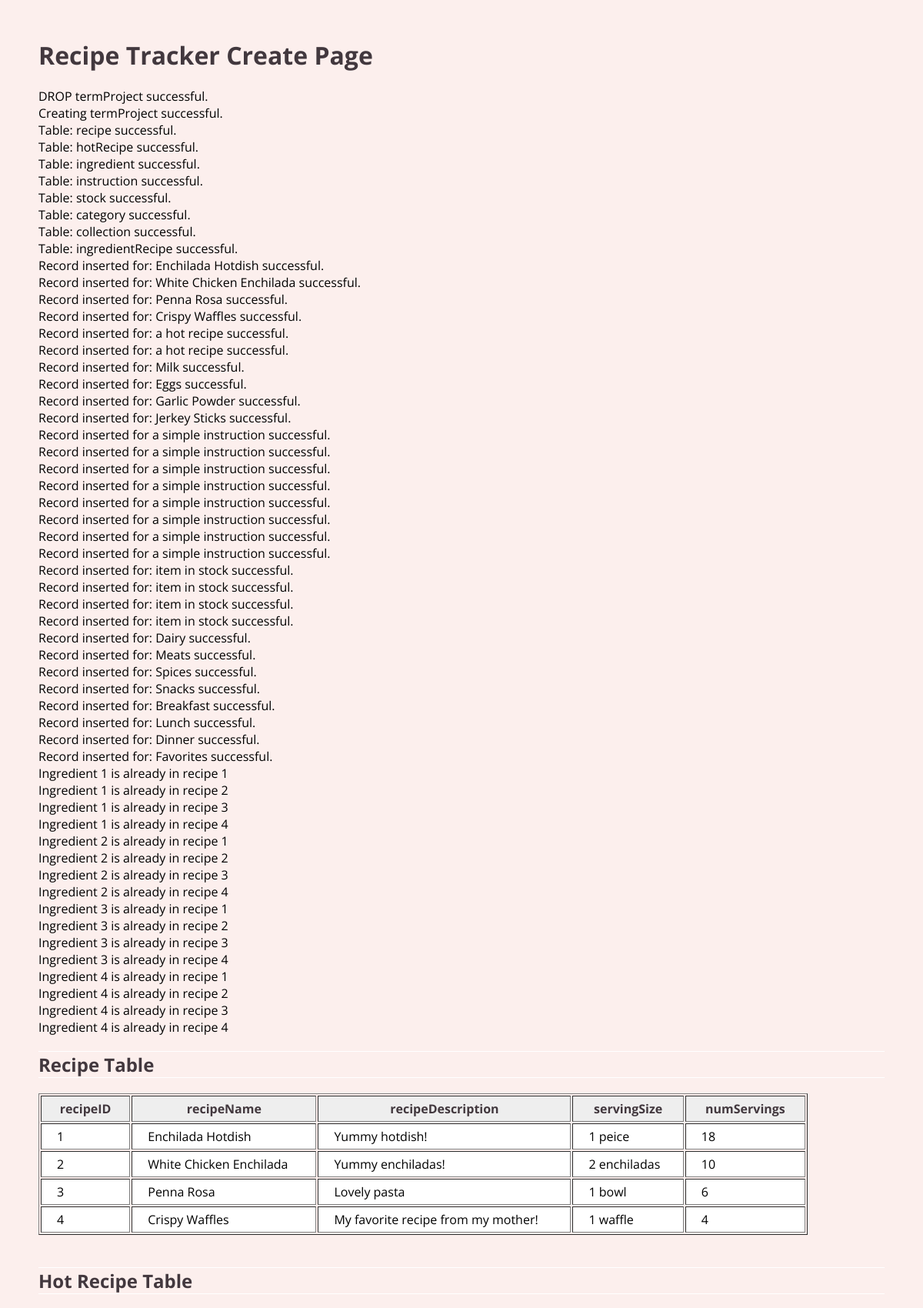
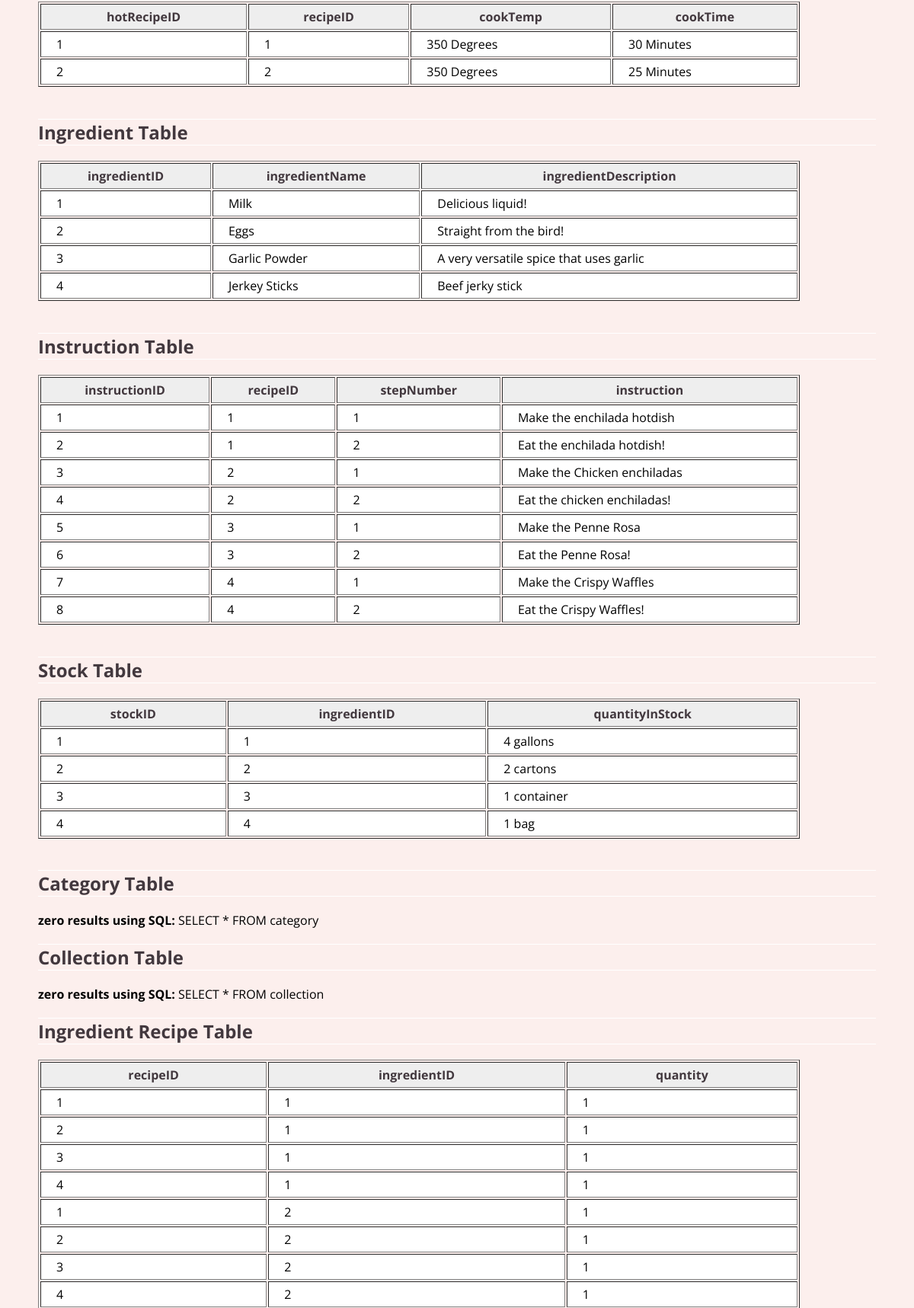
Screenshot of /createDatabaseWithCANDC.php (upper part) with the database file from the repository (2 pictures, top to bottom).
### tables this page shows
CREATE TABLE `ingredient` (
  `ingredientID` int(6) unsigned NOT NULL AUTO_INCREMENT,
  `ingredientName` varchar(50) NOT NULL,
  `ingredientDescription` text NOT NULL,
  PRIMARY KEY (`ingredientID`)
);

CREATE TABLE `recipe` (
  `recipeID` int(6) unsigned NOT NULL AUTO_INCREMENT,
  `recipeName` varchar(50) NOT NULL,
  `recipeDescription` text NOT NULL,
  `servingSize` varchar(25) DEFAULT NULL,
  `numServings` smallint(3) DEFAULT NULL,
  PRIMARY KEY (`recipeID`)
);

CREATE TABLE `hotrecipe` (
  `hotRecipeID` int(6) unsigned NOT NULL AUTO_INCREMENT,
  `recipeID` int(6) NOT NULL,
  `cookTemp` varchar(25) NOT NULL,
  `cookTime` varchar(25) NOT NULL,
  PRIMARY KEY (`hotRecipeID`)
);

CREATE TABLE `instruction` (
  `instructionID` int(6) unsigned NOT NULL AUTO_INCREMENT,
  `recipeID` int(6) NOT NULL,
  `stepNumber` smallint(3) NOT NULL,
  `instruction` text NOT NULL,
  PRIMARY KEY (`instructionID`)
);

CREATE TABLE `stock` (
  `stockID` int(6) unsigned NOT NULL AUTO_INCREMENT,
  `ingredientID` int(6) NOT NULL,
  `quantityInStock` varchar(25) NOT NULL,
  PRIMARY KEY (`stockID`)
);

CREATE TABLE `ingredientrecipe` (
  `recipeID` int(6) NOT NULL,
  `ingredientID` int(6) NOT NULL,
  `quantity` smallint(3) DEFAULT NULL
);

### createDatabaseWithCANDC.php (the view, shortened to what this page needs)
<!DOCTYPE html>
<html land="en">
<head>
<link rel="stylesheet" contect="text/css" href="css/createDatabaseStyle.css">
</head>
<body>
  <h1>Recipe Tracker Create Page</h1>
  <?PHP
  $conn = NULL;
  $sql = "DROP DATABASE IF EXISTS " . DATABASE_NAME;
  runQuery($sql, "DROP " . DATABASE_NAME, true);
  $conn->select_db(DATABASE_NAME);
  $recipeArray = array(
    array(3, "Enchilada Hotdish", "Yummy hotdish!", "1 peice", 18),
    array(3, "White Chicken Enchilada", "Yummy enchiladas!", "2 enchiladas", 10),
    array(2, "Penna Rosa", "Lovely pasta", "1 bowl", 6),
    array(1, "Crispy Waffles", "My favorite recipe from my mother!", "1 waffle", 4)
  );
  foreach($recipeArray as $recipe) {
    $sql = "INSERT INTO recipe (collectionID, recipeName, recipeDescription, servingSize, numServings) "
      . "VALUES ('" . $recipe[0] . "', '"
      . $recipe[1] . "', '"
      . $recipe[2] . "', '"
      . $recipe[3] . "', '"
      . $recipe[4] . "')";
    runQuery($sql, "Record inserted for: " . $recipe[1], true);
  }
  $hotRecipeArray = array(
    array(1, "350 Degrees", "30 Minutes"),
    array(2, "350 Degrees", "25 Minutes")
  );
  foreach($hotRecipeArray as $hotRecipe) {
    $sql = "INSERT INTO hotRecipe (recipeID, cookTemp, cookTime) "
      . "VALUES ('" . $hotRecipe[0] . "', '"
      . $hotRecipe[1] . "', '"
      . $hotRecipe[2] . "')";
    runQuery($sql, "Record inserted for: a hot recipe", true);
  }
  $ingredientArray = array(
    array(1, "Milk", "Delicious liquid!"),
    array(1, "Eggs", "Straight from the bird!"),
    array(3, "Garlic Powder", "A very versatile spice that uses garlic"),
    array(2, "Jerkey Sticks", "Beef jerky stick")
  );
  foreach($ingredientArray as $ingredient) {
    $sql = "INSERT INTO ingredient (categoryID, ingredientName, ingredientDescription) "
      . "VALUES ('" . $ingredient[0] . "', '"
      . $ingredient[1] . "', '"
      . $ingredient[2] . "')";
    runQuery($sql, "Record inserted for: " . $ingredient[1], true);
  }
  $instructionArray = array(
    array(1, 1, "Make the enchilada hotdish"),
    array(1, 2, "Eat the enchilada hotdish!"),
    array(2, 1, "Make the Chicken enchiladas"),
    array(2, 2, "Eat the chicken enchiladas!"),
    array(3, 1, "Make the Penne Rosa"),
    array(3, 2, "Eat the Penne Rosa!"),
    array(4, 1, "Make the Crispy Waffles"),
    array(4, 2, "Eat the Crispy Waffles!")
  );
  foreach($instructionArray as $instruction) {
    $sql = "INSERT INTO instruction (recipeID, stepNumber, instruction) "
      . "VALUES ('" . $instruction[0] . "', '"
      . $instruction[1] . "', '"
      . $instruction[2] . "')";
    runQuery($sql, "Record inserted for a simple instruction", true);
  }
  $stockArray = array(
    array(1, "4 gallons"),
    array(2, "2 cartons"),
    array(3, "1 container"),
    array(4, "1 bag")
  );
  foreach($stockArray as $stock) {
    $sql = "INSERT INTO stock (ingredientID, quantityInStock) "
      . "VALUES ('" . $stock[0] . "', '"
      . $stock[1] . "')";
    runQuery($sql, "Record inserted for: item in stock", true);
  }
  $categoryArray = array(
    array("Dairy", "Milks, Cheeses, etc."),
    array("Meats", "Anything from animal flesh"),
    array("Spices", "For flavoring the food!"),
    array("Snacks", "When you have the munchies!")
  );
  foreach($categoryArray as $category) {
    $sql = "INSERT INTO category (categoryName, categoryDescription) "
      . "VALUES ('" . $category[0] . "', '"
      . $category[1] . "')";
    runQuery($sql, "Record inserted for: " . $category[0], true);
  }
  $collectionArray = array(
    array("Breakfast", "Most important meal of the day"),
    array("Lunch", "Eating around noon"),
    array("Dinner", "What\'s for dinner????"),
    array("Favorites", "A list of favorite recipes")
  );
  foreach($collectionArray as $collection) {
    $sql = "INSERT INTO collection (collectionName, collectionDescription) "
      . "VALUES ('" . $collection[0] . "', '"
      . $collection[1] . "')";
    runQuery($sql, "Record inserted for: " . $collection[0], true);
  }
  foreach($ingredientArray as $ingredient) {
    buildIngredientRecipe($ingredient[1], $recipeArray[0][1], "1");
    buildIngredientRecipe($ingredient[1], $recipeArray[1][1], "1");
    buildIngredientRecipe($ingredient[1], $recipeArray[2][1], "1");
    buildIngredientRecipe($ingredient[1], $recipeArray[3][1], "1");
  }
  echo "<h2>Recipe Table</h2>";
  $sql = "SELECT * FROM recipe";
  $result = $conn->query($sql);
  displayResult($result, $sql);
  echo "<br />";
  echo "<h2>Hot Recipe Table</h2>";
  $sql = "SELECT * FROM hotRecipe";
  $result= $conn->query($sql);
  echo "<br />";
  echo "<h2>Ingredient Table</h2>";
  $sql = "SELECT * FROM ingredient";
  $result = $conn->query($sql);
  echo "<br />";
  echo "<h2>Instruction Table</h2>";
  $sql = "SELECT * FROM instruction";
  $result = $conn->query($sql);
  echo "<br />";
  echo "<h2>Stock Table</h2>";
  $sql = "SELECT * FROM stock";
  $result = $conn->query($sql);
  echo "<br />";
  echo "<h2>Category Table</h2>";
  $sql = "SELECT * FROM category";
  $result = $conn->query($sql);
  displayResult($result, $sql);
  echo "<br />";
  echo "<h2>Collection Table</h2>";
  echo "<br />";
  echo "<h2>Ingredient Recipe Table</h2>";
  $sql = "SELECT * FROM ingredientRecipe";
  $result = $conn->query($sql);
  echo "<br />";
  function buildIngredientRecipe($ingredientName, $recipeName, $quantity) {
    global $conn;
    $sql = "SELECT ingredientID FROM ingredient WHERE ingredientName='" . $ingredientName . "'";
    $result = $conn->query($sql);
    $record = $result->fetch_assoc();
    $ingredientID = $record['ingredientID'];
    $sql = "SELECT recipeID FROM recipe WHERE recipeName='" . $recipeName . "'";
    $result = $conn->query($sql);
    $record = $result->fetch_assoc();
    $recipeID = $record['recipeID'];
    $sql = "SELECT recipeID FROM ingredientRecipe WHERE recipeID = " . $recipeID
      . " AND ingredientID = " . $ingredientID;
    if ($result = $conn->query($sql)) {
    $rowCount = $result->num_rows;
    if($rowCount > 0) {
      echo "Ingredient " . $ingredientID
      . " is already in recipe "
      . $recipeID . "<br />";
    } else {
        $sql = "INSERT INTO ingredientRecipe (recipeID, ingredientID, quantity)
          VALUES ('" . $recipeID . "', '" . $ingredientID . "', '" . $quantity . "')";
        runQuery($sql, "Insert ingredient " . $ingredientID . " into recipe " . $recipeID, true);
    }
    }
  }
  function displayResult($result, $sql) {
    if ($result->num_rows > 0) {
      echo "<table border='1'>\n";
      $heading = $result->fetch_assoc( );
      echo "<tr>\n";
      foreach($heading as $key=>$value){
        echo "<th>" . $key . "</th>\n";
      }
      echo "</tr>\n";
      echo "<tr>\n";
      foreach($heading as $key=>$value){
        echo "<td>" . $value . "</td>\n";
      }
      while($row = $result->fetch_assoc()) {
        echo "<tr>\n";
        foreach($row as $key=>$value) {
          echo "<td>" . $value . "</td>\n";
        }
        echo "</tr>\n";
      }
      echo "</table>\n";
    } else {
        echo "<strong>zero results using SQL: </strong>" . $sql;
    }
  }
  function runQuery($sql, $msg, $echoSuccess) {
    global $conn;
    if($conn->query($sql) === TRUE) {
      if($echoSuccess) {
        echo $msg . " successful.<br />";
      }
    } else {
        echo "<strong>Error when: " . $msg . "</strong> using SQL: " . $sql . "<br />" . $conn->error;
      }
    }

### css/createDatabaseStyle.css (style rules this page uses)
body { background: #FCEFED; margin: 50px; font-size: 16px; font-family: 'Open Sans', sans-serif; }
h1 { color: #42383E; }
h2, h3 { color: #42383E; border-top: white 1px solid; border-bottom: white 1px solid; }
table { width: 100%; max-width: 1000px; }
td, th { padding: 5px 20px; background: white; color: black; }
th { background: #EEE; color: #42383E; }

### rows the page displays
ingredient: ingredientID "1 1 1 1", ingredientID "1", ingredientName "Milk", ingredientDescription "Delicious liquid!"
recipe: recipeID "1", recipeName "Enchilada Hotdish", recipeDescription "Yummy hotdish!", servingSize "1 peice", numServings "18"
recipe: recipeID "2", recipeName "White Chicken Enchilada", recipeDescription "Yummy enchiladas!", servingSize "2 enchiladas", numServings "10"
recipe: recipeID "3", recipeName "Penna Rosa", recipeDescription "Lovely pasta", servingSize "1 bowl", numServings "6"
recipe: recipeID "4", recipeName "Crispy Waffles", recipeDescription "My favorite recipe from my mother!", servingSize "1 waffle", numServings "4"
ingredient: ingredientID "2 2 2 2", ingredientID "2", ingredientName "Eggs", ingredientDescription "Straight from the bird!"
ingredient: ingredientID "3 3 3 3", ingredientID "3", ingredientName "Garlic Powder", ingredientDescription "A very versatile spice that uses garlic"
ingredient: ingredientID "4 4 4 4", ingredientID "4", ingredientName "Jerkey Sticks", ingredientDescription "Beef jerky stick"
hotrecipe: hotRecipeID "1", recipeID "1", cookTemp "350 Degrees", cookTime "30 Minutes"
hotrecipe: hotRecipeID "2", recipeID "2", cookTemp "350 Degrees", cookTime "25 Minutes"
instruction: instructionID "1", recipeID "1", stepNumber "1", instruction "Make the enchilada hotdish"
instruction: instructionID "2", recipeID "1", stepNumber "2", instruction "Eat the enchilada hotdish!"
instruction: instructionID "3", recipeID "2", stepNumber "1", instruction "Make the Chicken enchiladas"
instruction: instructionID "4", recipeID "2", stepNumber "2", instruction "Eat the chicken enchiladas!"
instruction: instructionID "5", recipeID "3", stepNumber "1", instruction "Make the Penne Rosa"
instruction: instructionID "6", recipeID "3", stepNumber "2", instruction "Eat the Penne Rosa!"
instruction: instructionID "7", recipeID "4", stepNumber "1", instruction "Make the Crispy Waffles"
instruction: instructionID "8", recipeID "4", stepNumber "2", instruction "Eat the Crispy Waffles!"
stock: stockID "1", ingredientID "1", quantityInStock "4 gallons"
stock: stockID "2", ingredientID "2", quantityInStock "2 cartons"
stock: stockID "3", ingredientID "3", quantityInStock "1 container"
stock: stockID "4", ingredientID "4", quantityInStock "1 bag"
ingredientrecipe: recipeID "1", ingredientID "1", quantity "1"
ingredientrecipe: recipeID "2", ingredientID "1", quantity "1"
ingredientrecipe: recipeID "3", ingredientID "1", quantity "1"
ingredientrecipe: recipeID "4", ingredientID "1", quantity "1"
ingredientrecipe: recipeID "1", ingredientID "2", quantity "1"
ingredientrecipe: recipeID "2", ingredientID "2", quantity "1"
ingredientrecipe: recipeID "3", ingredientID "2", quantity "1"
ingredientrecipe: recipeID "4", ingredientID "2", quantity "1"

### other values shown
$msg "DROP termProject Creating termProject Table: recipe Table: hotRecipe Table: ingredient Table: instruction Table: stock Table: category Table: collection Table: ingredientRecipe"
$msg "Record inserted for: Enchilada Hotdish"
$msg "Record inserted for: White Chicken Enchilada"
$msg "Record inserted for: Penna Rosa"
$msg "Record inserted for: Crispy Waffles"
$msg "Record inserted for: a hot recipe"
$msg "Record inserted for: Milk"
$msg "Record inserted for: Eggs"
$msg "Record inserted for: Garlic Powder"
$msg "Record inserted for: Jerkey Sticks"
$msg "Record inserted for a simple instruction"
$msg "Record inserted for: item in stock"
$msg "Record inserted for: Dairy"
$msg "Record inserted for: Meats"
$msg "Record inserted for: Spices"
